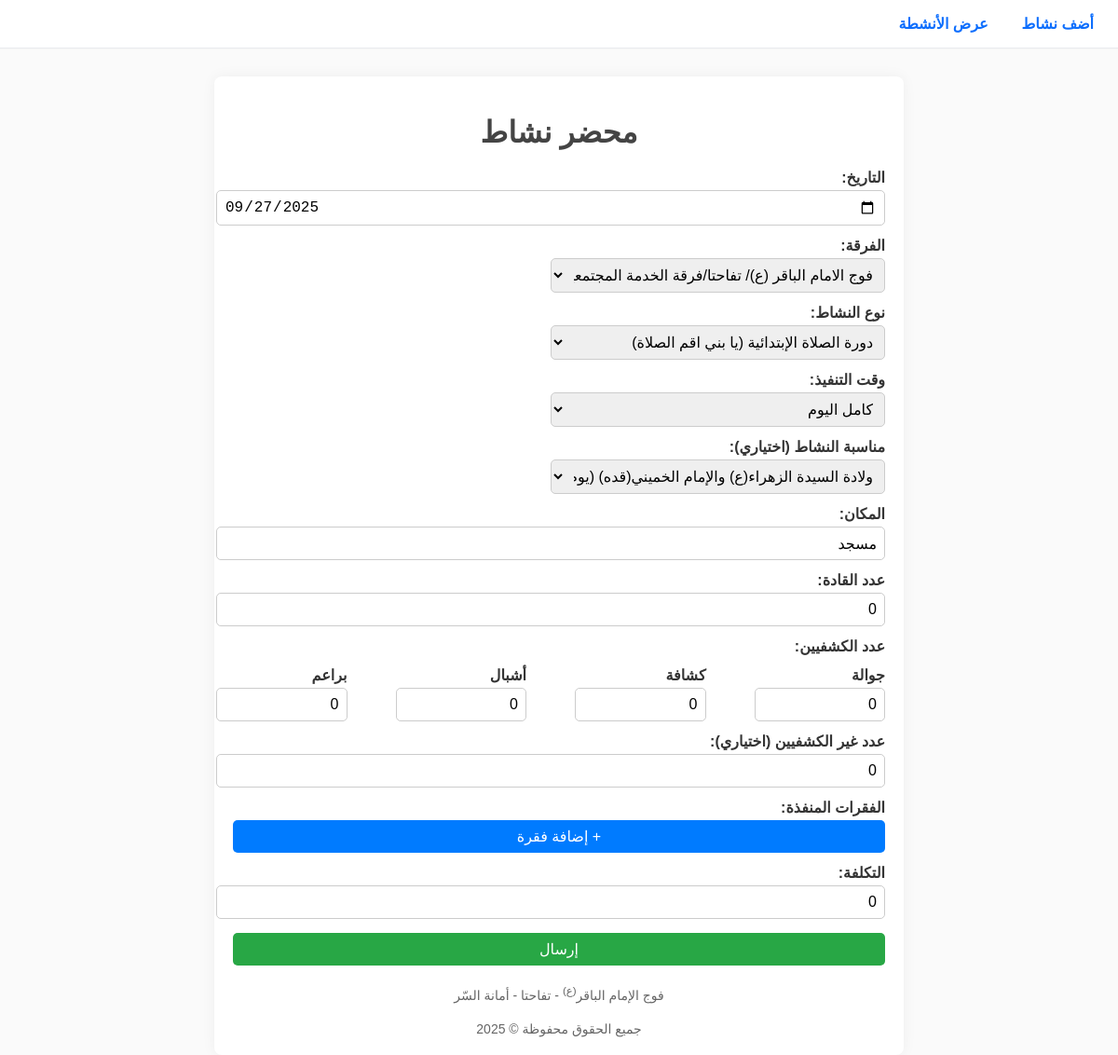
/edit/24, run on the app's committed database.
### tables this page shows
CREATE TABLE activities (
    id INTEGER PRIMARY KEY AUTOINCREMENT,
    date TEXT NOT NULL,
    group_name TEXT NOT NULL,
    activity_type TEXT NOT NULL,
    time TEXT NOT NULL,
    occasion TEXT,
    place TEXT NOT NULL,
    leaders_count INTEGER NOT NULL DEFAULT 0,
    jawele_count INTEGER NOT NULL DEFAULT 0,
    kashefe_count INTEGER NOT NULL DEFAULT 0,
    ashbele_count INTEGER NOT NULL DEFAULT 0,
    bara3em_count INTEGER NOT NULL DEFAULT 0,
    non_scouts_count INTEGER DEFAULT 0,
    paragraphs TEXT NOT NULL,
    cost INTEGER NOT NULL DEFAULT 0,
    created_at TEXT DEFAULT (DATETIME('now','localtime')),
    updated_at TEXT DEFAULT (DATETIME('now','localtime')),
    checked INTEGER DEFAULT 0,
    checked_at TEXT DEFAULT NULL
);

### app.py (the view, shortened to what this page needs)
@app.route("/edit/<int:activity_id>", methods=["GET", "POST"])
def edit_activity(activity_id):
    conn = get_conn()
    cursor = conn.cursor()
    cursor.execute("SELECT * FROM activities WHERE id = ?", (activity_id,))
    activity = cursor.fetchone()
    print(activity)
    conn.close()
    if not activity:
        flash("النشاط غير موجود", "error")
        return redirect(url_for("activities"))
    return render_template("edit_activity.html", activity=activity)

### app.py (called while the page is built)
def get_conn():
    return sqlite3.connect(DB_PATH)

### templates/edit_activity.html (shortened to what this page needs)
<!DOCTYPE html>
<html lang="ar" dir="rtl">
  <head>
    <link
      rel="stylesheet"
      href="https://cdn.jsdelivr.net/npm/choices.js/public/assets/styles/choices.min.css"
    />
  </head>
  <body>
    <nav class="site-nav">
      <div class="nav-inner">
        <a href="{{ url_for('index') }}">أضف نشاط</a>
        <a href="{{ url_for('activities') }}">عرض الأنشطة</a>
      </div>
    </nav>
    <div class="container">
      <h1>محضر نشاط</h1>
      <form method="POST" , enctype="multipart/form-data">
        <label>التاريخ:</label>
        <input type="date" name="date" value="{{ activity[1] }}" required />
        <label>الفرقة:</label>
        <div class="select-wrapper">
          <select id="group" name="group">
            <option value="{{ activity[2] }}">{{ activity[2] }}</option>
          </select>
        </div>
        <label>نوع النشاط:</label>
        <div class="select-wrapper">
          <select id="activity_type" name="activity_type">
            <option value="{{ activity[3] }}">{{ activity[3] }}</option>
          </select>
        </div>
        <label>وقت التنفيذ:</label>
        <div class="select-wrapper">
          <select id="time" name="time">
            <option value="{{ activity[4] }}">{{ activity[4] }}</option>
          </select>
        </div>
        <label>مناسبة النشاط (اختياري):</label>
        <div class="select-wrapper">
          <select id="occasion" name="occasion">
            <option>{{ activity[5] }}</option>
          </select>
        </div>
        <label>المكان:</label>
        <input type="text" name="place" value="{{ activity[6] }}" required />
        <label>عدد القادة:</label>
        <input
          type="number"
          name="leaders"
          value="{{ activity[7] }}"
          required
          min="0"
        />
        <label>عدد الكشفيين:</label>
        <div id="scouts_container">
          <div>
            <label for="jawele">جوالة</label>
            <input
              type="number"
              id="jawele"
              name="jawele"
              min="0"
              value="{{ activity[8] }}"
              onfocus="this.select()"
            />
          </div>
          <div>
            <label for="kashefe">كشافة</label>
            <input
              type="number"
              id="kashefe"
              name="kashefe"
              min="0"
              value="{{ activity[9] }}"
              onfocus="this.select()"
            />
          </div>
          <div>
            <label for="ashbele">أشبال</label>
            <input
              type="number"
              id="ashbele"
              name="ashbele"
              min="0"
              value="{{ activity[10] }}"
              onfocus="this.select()"
            />
          </div>
          <div>
            <label for="bara3em">براعم</label>
            <input
              type="number"
              id="bara3em"
              name="bara3em"
              min="0"
              value="{{ activity[11] }}"
              onfocus="this.select()"
            />
          </div>
        </div>
        <label>عدد غير الكشفيين (اختياري):</label>
        <input
          type="number"
          name="non_scouts"
          min="0"
          value="{{ activity[12] }}"
          onfocus="this.select()"
        />
        <label>الفقرات المنفذة:</label>
        <button type="button" class="add-btn" onclick="addParagraph()">
          + إضافة فقرة
        </button>
        <label>التكلفة:</label>
        <input
          type="number"
          name="cost"
          min="0"
          value="{{ activity[14] }}"
          onfocus="this.select()"
        />
        <button type="submit" class="submit-btn">إرسال</button>
      </form>
      <div class="footer">
        فوج الإمام الباقر<sup>(ع)</sup> - تفاحتا - أمانة السّر
      </div>
      <div class="footer">جميع الحقوق محفوظة © 2025</div>
    </div>
  </body>
</html>

### templates/edit_activity.html (style rules this page uses)
body { font-family: sans-serif; background: #fafafa; margin: 0; padding: 0; color: #333; }
.container { max-width: 700px; margin: auto; background: white; padding: 20px; border-radius: 8px; box-shadow: 0 0 15px rgba(0, 0, 0, 0.05); margin-top: 30px; }
h1 { text-align: center; color: #444; margin-bottom: 20px; }
label { display: block; margin-top: 12px; font-weight: bold; }
input, select, button { width: 100%; padding: 8px; margin-top: 4px; border-radius: 5px; border: 1px solid #ccc; font-size: 16px; }
select { width: 50%; }
button { cursor: pointer; }
.add-btn { background: #007bff; color: white; border: none; }
.submit-btn { background: #28a745; color: white; margin-top: 15px; border: none; }
.select-wrapper { position: relative; width: 102.5%; }
.footer { text-align: center; margin-top: 20px; font-size: 14px; color: #666; }
#scouts_container { display: flex; gap: 10%; align-items: center; }
.site-nav { position: -webkit-sticky; position: sticky; top: 0; z-index: 1100; background: #fff; border-bottom: 1px solid #e9ecef; box-shadow: 0 1px 0 rgba(0, 0, 0, 0.02); }
.site-nav .nav-inner { width: 100%; padding: 8px 14px; min-height: 48px; display: flex; direction: rtl; justify-content: flex-start; gap: 12px; align-items: center; box-sizing: border-box; font-size: 16px; }
.site-nav a { color: #0d6efd; text-decoration: none; padding: 8px 12px; border-radius: 6px; font-weight: 600; display: inline-block; }

### data on the page
activities: date "09/27/2025", group "فوج الامام الباقر (ع)/ تفاحتا/فرقة الخدمة المجتمعية", activity_type "دورة الصلاة الإبتدائية (يا بني اقم الصلاة)", time "كامل اليوم", occasion "ولادة السيدة الزهراء(ع) والإمام الخميني(قده) (يوم القائدة)", place "مسجد", leaders "0", jawele "0", kashefe "0", ashbele "0", bara3em "0", non_scouts "0", cost "0"
